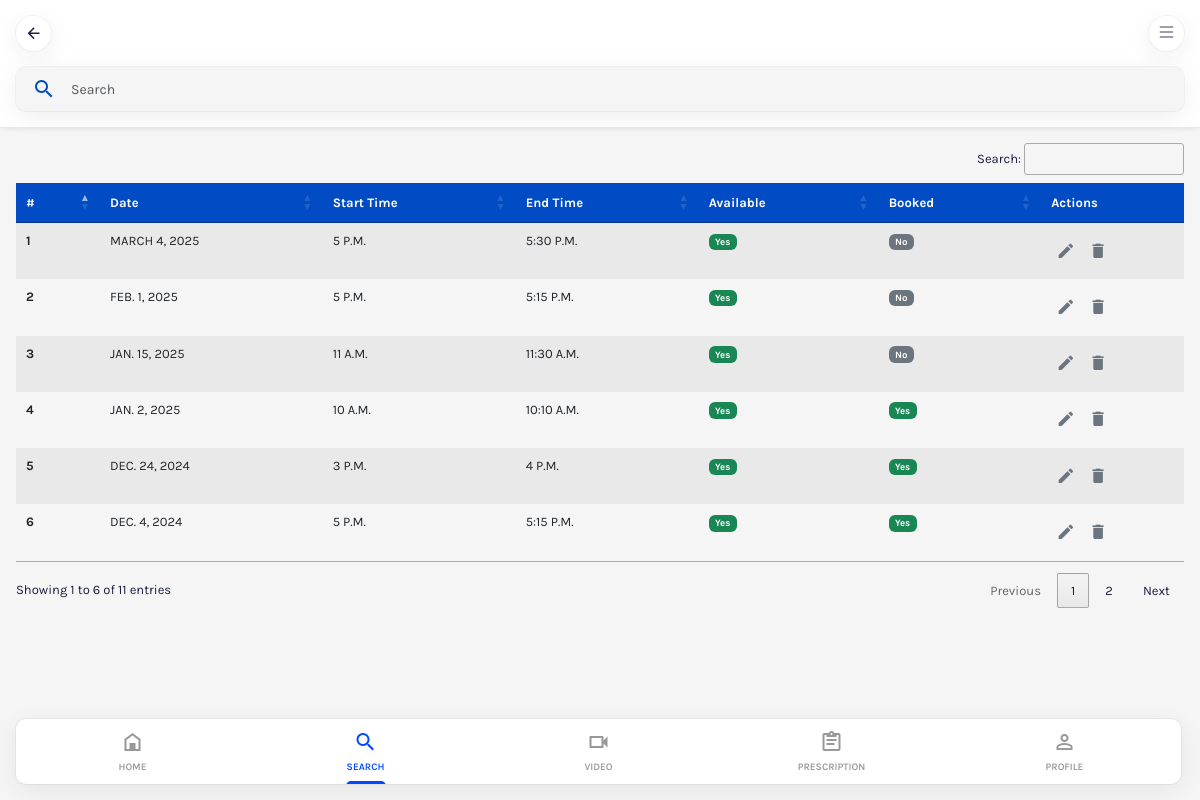
Page /doctors/list_slots/ (signed in) on the earlier database version.
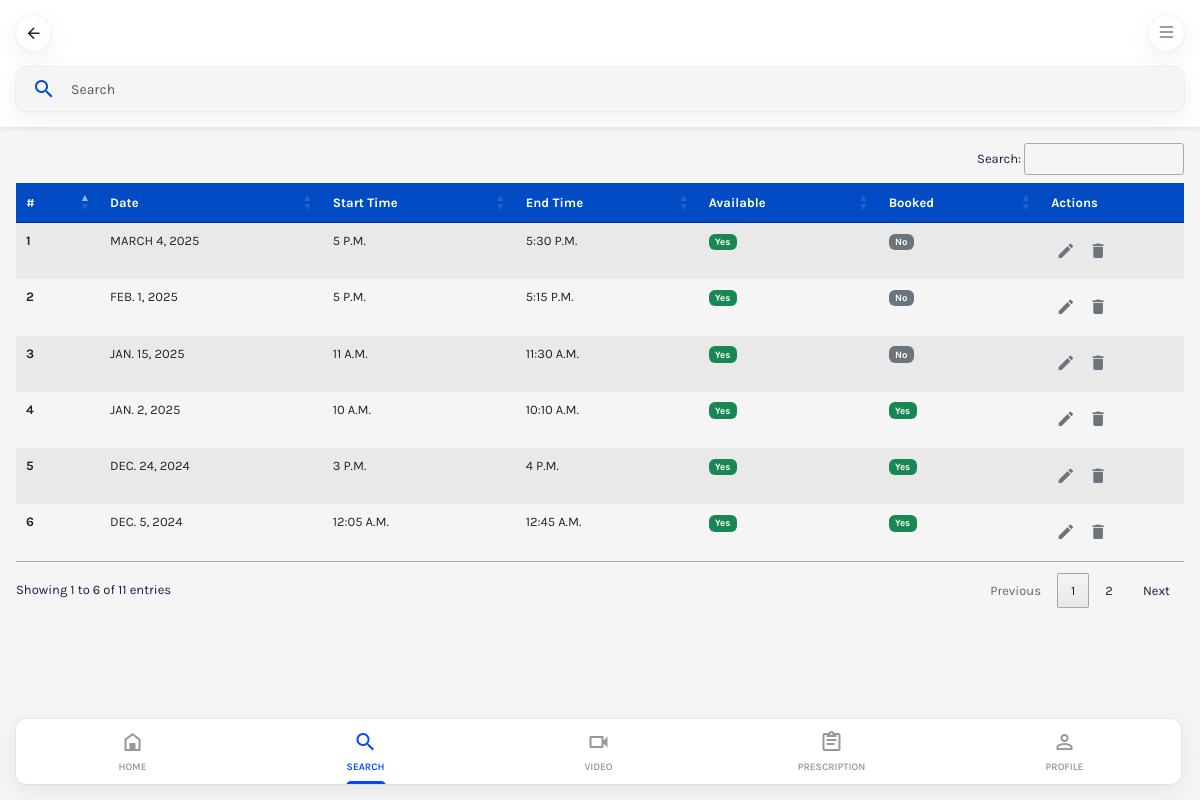
Same page on the later database version.
### patients/models.py (models this page shows, shortened)
class AppointmentSlot(models.Model):
    doctor = models.ForeignKey(DoctorProfile, on_delete=models.CASCADE, related_name="available_slots")
    date = models.DateField()
    start_time = models.TimeField()
    end_time = models.TimeField()
    is_available = models.BooleanField(default=True)
    is_booked = models.BooleanField(default=False)
    in_progress = models.BooleanField(default=False)
    created_at = models.DateTimeField(auto_now_add=True)
    updated_at = models.DateTimeField(auto_now=True)
    room_id = models.CharField(max_length=255, blank=True, null=True)
    class Meta:
        unique_together = ('doctor', 'date', 'start_time')

### doctors/views.py (the view, shortened to what this page needs)
# urls.py: path('list_slots/', SlotListView.as_view(), name='list_slots'),
class SlotListView(TemplateView):
    template_name ='list_slots.html'
    def get(self, request, *args, **kwargs):
        query = request.GET.get('q', '').strip().lower()
        doctor = get_object_or_404(DoctorProfile, user=self.request.user)
        slots = AppointmentSlot.objects.filter(doctor=doctor).order_by('-date', '-start_time')
        return self.render_to_response({'slots': slots, 'query': query})

### doctors/templates/list_slots.html (shortened to what the changed rows need)
{% extends 'base.html' %}
{% block content %}
{% load static %}
   <link rel="stylesheet" type="text/css" href="https://cdn.datatables.net/1.13.6/css/jquery.dataTables.min.css">
<body class="bg-light">
   <div class="select-area d-flex flex-column vh-100">
      <div class="vh-100 my-auto overflow-auto body-fix-osahan-footer">
        <div class="table-responsive px-3 mt-3">
            <table class="table table-striped table-hover" id="slotsTable">
               <thead class="bg-primary text-white">
                  <tr>
                     <th scope="col">#</th>
                     <th scope="col">Date</th>
                     <th scope="col">Start Time</th>
                     <th scope="col">End Time</th>
                     <th scope="col">Available</th>
                     <th scope="col">Booked</th>
                     <th scope="col">Actions</th>
                  </tr>
               </thead>
               <tbody>
                {% for slot in slots %}
                  <tr>
                     <th scope="row">{{ forloop.counter }}</th>
                     <td class="text-uppercase">{{ slot.date }}</td>
                     <td class="text-uppercase">{{ slot.start_time }}</td>
                     <td class="text-uppercase">{{ slot.end_time }}</td>
                     <td>
                        {% if slot.is_available %}
                        <span class="badge bg-success">Yes</span>
                        {% else %}
                        <span class="badge bg-secondary">No</span>
                        {% endif %}
                     </td>
                     <td>
                        {% if slot.is_booked %}
                        <span class="badge bg-success">Yes</span>
                        {% else %}
                        <span class="badge bg-secondary">No</span>
                        {% endif %}
                     </td>
                     <td>
                        <a href="#" class="icon-btn"><i class="mdi mdi-pencil"></i></a>
                        <button class="icon-btn"><i class="mdi mdi-delete"></i></button>
                     </td>
                  </tr>
                {% endfor %}
               </tbody>
            </table>
         </div>
      </div>
   </div>
{% endblock %}

Differences in the rows shown:
changed AppointmentSlot: date "DEC. 4, 2024" → "DEC. 5, 2024"; start_time "5 P.M." → "12:05 A.M."; end_time "5:15 P.M." → "12:45 A.M."
